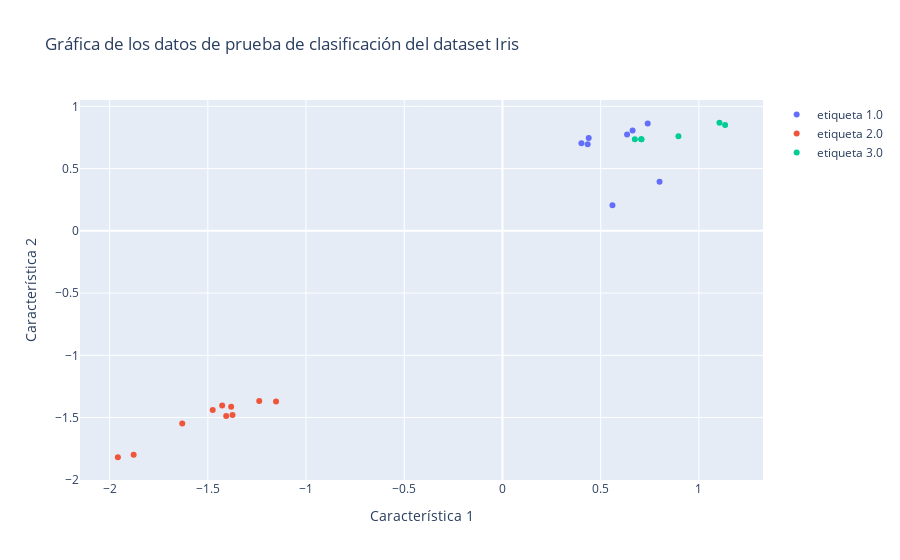

The notebook cell saved with this chart:
### Code cell
import plotly.graph_objects as go
#Buscamos los indices de los puntos bien y mal clasificados
indices_puntos_bien_clasificados = [i for i in range(len(y_test)) if y_test[i] == y_pred[i]]
indices_puntos_mal_clasificados = [i for i in range(len(y_test)) if y_test[i] != y_pred[i]]
#Como menciona la práctica tomamos unicamente 2 características aunque algunas referencias establecen que es mas apropiado usar un PCA
#Guardamos los datos de las plantas correctamente clasificadas por el modelo
x_correctas = [X_test[i][0] for i in indices_puntos_bien_clasificados]
y_correctas = [X_test[i][1] for i in indices_puntos_bien_clasificados]
#Guardamos los de los datos erroneamente clasificados
x_incorrectas = [X_test[i][0] for i in indices_puntos_mal_clasificados]
y_incorrectas = [X_test[i][1] for i in indices_puntos_mal_clasificados]
#Instanciamos el objeto Figure
fig = go.Figure()
# Agregamos los puntos clasificados adecuadamente a la gráfica con un marcador según la clase a la que pertenecen
for label_type in set(y_test):
    indices = [i for i, etiqueta in enumerate(y_test) if etiqueta == label_type]
    x = [X_test[i][0] for i in indices]
    y = [X_test[i][1] for i in indices]
    fig.add_trace(go.Scatter(
        x=x,
        y=y,
        mode='markers',
        marker=dict(size=6),
        name=f'etiqueta {label_type}'
    ))

#Agregamos los puntos erroneamente clasificados con un hueco
fig.add_trace(go.Scatter(
    x=x_incorrectas,
    y=y_incorrectas,
    mode='markers',
    marker=dict(size=10, symbol='circle', line=dict(color='black', width=2),color='white'),
    name='Puntos mal clasificados'
))
fig.update_layout(
    title='Gráfica de los datos de prueba de clasificación del dataset Iris',
    xaxis=dict(title='Característica 1'),
    yaxis=dict(title='Característica 2')
)
#Mostramos la figura
fig.show()

### Figure 1 — Plotly figure (JSON) as saved in the notebook; plotly's stock layout.template omitted (floating-point values rounded to 4 significant figures)
{"data": [{"marker": {"size": 6}, "mode": "markers", "name": "etiqueta 1.0", "type": "scatter", "x": [0.6345, 0.56, 0.6625, 0.7393, 0.4338, 0.402, 0.4391, 0.7997], "y": [0.7729, 0.2051, 0.8055, 0.8612, 0.6947, 0.7038, 0.7462, 0.3933]}, {"marker": {"size": 6}, "mode": "markers", "name": "etiqueta 2.0", "type": "scatter", "x": [-1.427, -1.381, -1.238, -1.374, -1.63, -1.475, -1.152, -1.406, -1.958, -1.878], "y": [-1.403, -1.414, -1.367, -1.48, -1.547, -1.439, -1.371, -1.487, -1.819, -1.799]}, {"marker": {"size": 6}, "mode": "markers", "name": "etiqueta 3.0", "type": "scatter", "x": [0.7078, 1.133, 0.6739, 0.8959, 1.105, 0.7064], "y": [0.7363, 0.8498, 0.7351, 0.7597, 0.8682, 0.7363]}, {"marker": {"color": "white", "line": {"color": "black", "width": 2}, "size": 10, "symbol": "circle"}, "mode": "markers", "name": "Puntos mal clasificados", "type": "scatter", "x": [], "y": []}], "layout": {"title": {"text": "Gráfica de los datos de prueba de clasificación del dataset Iris"}, "xaxis": {"title": {"text": "Característica 1"}}, "yaxis": {"title": {"text": "Característica 2"}}}}
